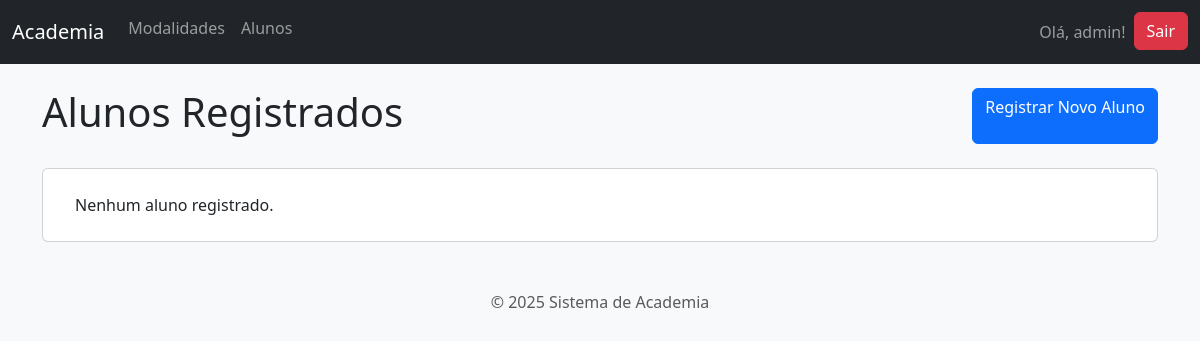
/gestao/alunos/ (signed in), run on an earlier commit of the app's database.
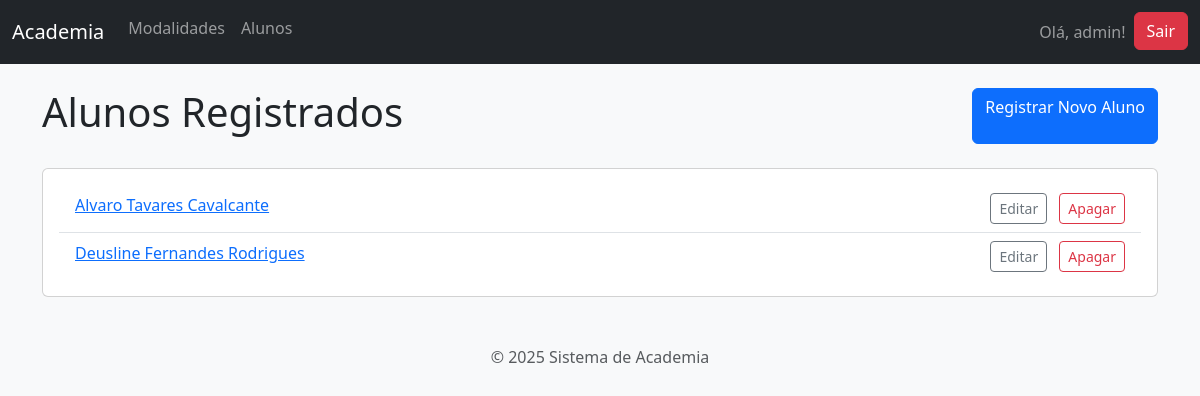
And on a later commit of the database.
### gestao_academia/models.py (models this page shows, shortened)
class Aluno(models.Model):
    nome_completo = models.CharField(max_length=255, verbose_name="Nome Completo")
    cpf = models.CharField(max_length=14, unique=True, verbose_name="CPF", help_text="Formato: 000.000.000-00", null=True)
    data_nascimento = models.DateField(verbose_name="Data de Nascimento")
    telefone = models.CharField(max_length=20, blank=True, null=True, verbose_name="Telefone")
    email = models.EmailField(max_length=255, unique=True, verbose_name="E-mail")
    responsavel = models.CharField(max_length=255, blank=True, null=True, verbose_name="Nome do Responsável (se menor de 18 anos)")
    cep = models.CharField(max_length=9, blank=True, null=True, verbose_name="CEP")
    rua = models.CharField(max_length=255, blank=True, null=True, verbose_name="Rua")
    numero = models.CharField(max_length=10, blank=True, null=True, verbose_name="Número")
    complemento = models.CharField(max_length=100, blank=True, null=True, verbose_name="Complemento")
    bairro = models.CharField(max_length=100,blank=True, null=True, verbose_name="Bairro")
    cidade = models.CharField(max_length=100, blank=True, null=True, verbose_name="Cidade")
    estado = models.CharField(max_length=2, blank=True, null=True, verbose_name="Estado (UF)")
    data_matricula = models.DateField(default=timezone.now, verbose_name="Data da Matrícula")
    plano = models.ForeignKey(Plano, on_delete=models.SET_NULL, null=True, blank=True, related_name="alunos", verbose_name="Plano Atual")
    foto = models.ImageField(upload_to='fotos_alunos/', blank=True, null=True, verbose_name="Foto")
    modalidades = models.ManyToManyField(Modalidade, through='MatriculaModalidade', related_name="alunos")

### gestao_academia/views.py (the view)
# urls.py: path('alunos/', views.lista_alunos, name='lista_alunos'),
@login_required
def lista_alunos(request):
    alunos = Aluno.objects.all().order_by('nome_completo')
    return render(request, 'gestao_academia/aluno_lista.html', {'alunos': alunos})

### gestao_academia/templates/gestao_academia/aluno_lista.html (shortened to what this page needs)
{% extends "base.html"%}
{% block content %}
<div class="d-flex justify-content-between aling-items-center mb-4">
    <h1>Alunos Registrados</h1>
    <a href="{% url 'aluno_criar' %}" class="btn btn-primary">Registrar Novo Aluno</a>
</div>
<div class="card">
    <div class="card-body">
        <ul class="list-group list-group-flush">
            {% for aluno in alunos %}
            <li class="list-group-item d-flex justify-content-between aling-items-center">
                <a href="{% url 'aluno_detalhe' pk=aluno.pk %}">{{ aluno.nome_completo}}</a>
                <div>
                    <a href="{% url 'aluno_editar' pk=aluno.pk %}" class="btn btn-sm btn-outline-secondary  me-2">Editar</a>
                    <a href="{% url 'aluno_apagar' pk=aluno.pk %}" class="btn btn-sm btn-outline-danger">Apagar</a>
                </div>
            </li>
            {% empty %}
            <li class="list-group-item">Nenhum aluno registrado.</li>
            {% endfor %}
        </ul>
    </div>
</div>
{% endblock %}

### templates/base.html (shortened to what this page needs)
<!DOCTYPE html>
<html lang="pt-br">
<head>
    <link href="https://cdn.jsdelivr.net/npm/bootstrap@5.3.3/dist/css/bootstrap.min.css" rel="stylesheet">
</head>
<body class="bg-light">
    <nav class="navbar navbar-expand-lg navbar-dark bg-dark mb-4">
    <div class="container-fluid">
        <a class="navbar-brand" href="{% url 'pagina_inicial' %}">Academia</a>
        <div class="collapse navbar-collapse" id="navbarNav">
            <ul class="navbar-nav me-auto mb-2 mb-1g-0">
                <li class="nav-item">
                    <a class="nav-link" href="{% url 'lista_modalidades' %}">Modalidades</a>
                </li>
                <li class="nav-item">
                    <a class="nav-link" href="{% url 'lista_alunos' %}">Alunos</a>
                </li>
            </ul>
            <ul class="navbar-nav ms-auto">
                {% if user.is_authenticated %}
                    <li class="nav-item">
                        <span class="nav-link">Olá, {{ user.username }}!</span>
                    </li>
                    <li class="nav-item">
                        <form action="{% url 'logout' %}" method="post">
                            <button type="submit" class="btn btn-danger">Sair</button>
                        </form>
                    </li>
                {% endif %}
            </ul>
        </div>
    </div>
</nav>
    <main class="container">
        {% block content %}{% endblock %}
    </main>
    <footer class="text-center text-muted mt-5">
        <p>&copy; {% now "Y" %} Sistema de Academia</p>
    </footer>
</body>
</html>

What changed in the data, as far as the page shows it:
added Aluno: nome_completo "Alvaro Tavares Cavalcante"
added Aluno: nome_completo "Deusline Fernandes Rodrigues"
Also different on the page:
text no longer shown: "Nenhum aluno registrado."
